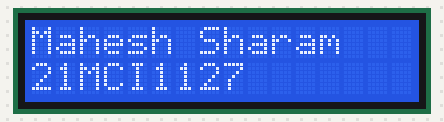
The sketch below on a simulated Arduino Uno, built with avr-gcc and run on an emulated ATmega328P. On the bench: 16×2 character LCD.

Above: at 0.16 s.
At 0.57 s:
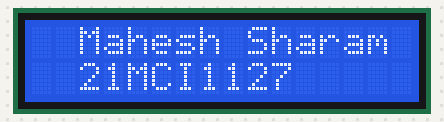
At 0.99 s:
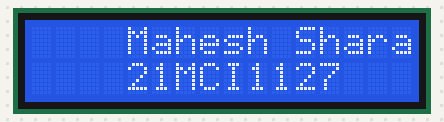
At 1.81 s:
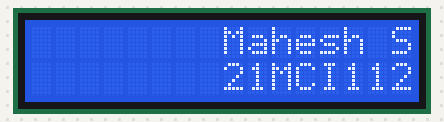
At 2.63 s:
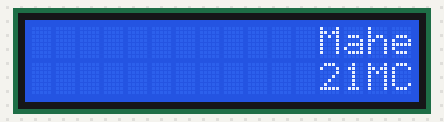
At 3.45 s:
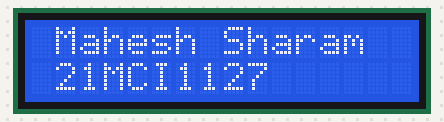

The sketch:

Worksheet_3_1.ino
```cpp
#include <LiquidCrystal.h>
LiquidCrystal lcd(12, 11, 7, 6, 5, 4);
void setup()
{
    lcd.begin(16, 2);
}
void loop()
{
    for (int i = 0; i < 15; i++)
    {
        lcd.noBlink();
        lcd.setCursor(i, 0);
        // delay(500);
        lcd.print("Mahesh Sharam");

        lcd.setCursor(i, 1);
        lcd.print("21MCI1127");
        delay(200);
        lcd.clear();
    }
}
```

Measured:
- by itself, everything shown: repeats every 3.1 s, in 15 steps
